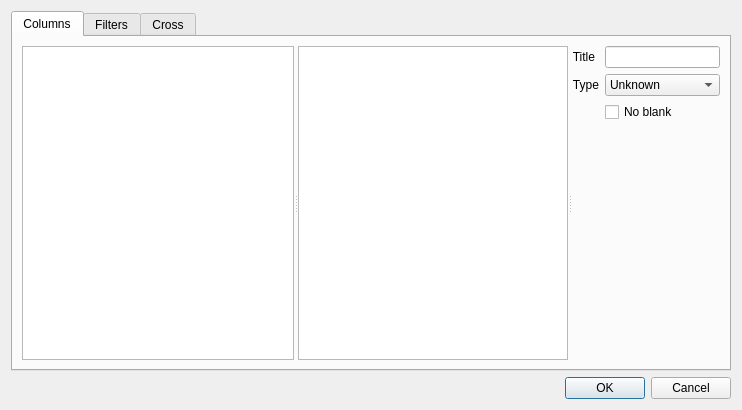
<?xml version="1.0" encoding="UTF-8"?>
<ui version="4.0">
 <class>ConfigDialog</class>
 <widget class="QDialog" name="ConfigDialog">
  <property name="geometry">
   <rect>
    <x>0</x>
    <y>0</y>
    <width>742</width>
    <height>410</height>
   </rect>
  </property>
  <property name="windowTitle">
   <string>ConfigDialog</string>
  </property>
  <layout class="QGridLayout" name="gridLayout_4">
   <item row="0" column="0">
    <widget class="QTabWidget" name="tabWidget">
     <property name="currentIndex">
      <number>0</number>
     </property>
     <widget class="QWidget" name="tabColumns">
      <attribute name="title">
       <string>Columns</string>
      </attribute>
      <layout class="QVBoxLayout" name="verticalLayout">
       <item>
        <widget class="QSplitter" name="splitter_2">
         <property name="orientation">
          <enum>Qt::Horizontal</enum>
         </property>
         <widget class="QListView" name="listViewColumns"/>
         <widget class="QSplitter" name="splitter">
          <property name="orientation">
           <enum>Qt::Horizontal</enum>
          </property>
          <widget class="QListView" name="listViewValues"/>
          <widget class="QWidget" name="layoutWidget">
           <layout class="QFormLayout" name="formLayout">
            <item row="0" column="0">
             <widget class="QLabel" name="labelTitle">
              <property name="text">
               <string>Title</string>
              </property>
              <property name="alignment">
               <set>Qt::AlignRight|Qt::AlignTrailing|Qt::AlignVCenter</set>
              </property>
             </widget>
            </item>
            <item row="0" column="1">
             <widget class="QLineEdit" name="lineEditColumnsTitle"/>
            </item>
            <item row="1" column="0">
             <widget class="QLabel" name="labelType">
              <property name="text">
               <string>Type</string>
              </property>
              <property name="alignment">
               <set>Qt::AlignRight|Qt::AlignTrailing|Qt::AlignVCenter</set>
              </property>
             </widget>
            </item>
            <item row="1" column="1">
             <widget class="QComboBox" name="comboBoxColumnsType">
              <item>
               <property name="text">
                <string>Unknown</string>
               </property>
              </item>
              <item>
               <property name="text">
                <string>Single</string>
               </property>
              </item>
              <item>
               <property name="text">
                <string>Multiple</string>
               </property>
              </item>
             </widget>
            </item>
            <item row="2" column="1">
             <widget class="QCheckBox" name="checkBoxColumnsNoBlank">
              <property name="text">
               <string>No blank</string>
              </property>
             </widget>
            </item>
           </layout>
          </widget>
         </widget>
        </widget>
       </item>
      </layout>
     </widget>
     <widget class="QWidget" name="tabFilters">
      <attribute name="title">
       <string>Filters</string>
      </attribute>
      <layout class="QGridLayout" name="gridLayout">
       <item row="1" column="1">
        <widget class="QPushButton" name="pushButtonFiltersEdit">
         <property name="text">
          <string>Edit</string>
         </property>
        </widget>
       </item>
       <item row="0" column="1">
        <widget class="QPushButton" name="pushButtonFiltersNew">
         <property name="text">
          <string>New</string>
         </property>
        </widget>
       </item>
       <item row="2" column="1">
        <widget class="QPushButton" name="pushButtonFiltersRemove">
         <property name="text">
          <string>Remove</string>
         </property>
        </widget>
       </item>
       <item row="3" column="1">
        <spacer name="verticalSpacerFilters">
         <property name="orientation">
          <enum>Qt::Vertical</enum>
         </property>
         <property name="sizeHint" stdset="0">
          <size>
           <width>20</width>
           <height>40</height>
          </size>
         </property>
        </spacer>
       </item>
       <item row="0" column="0" rowspan="4">
        <widget class="QListView" name="listViewFilters"/>
       </item>
      </layout>
     </widget>
     <widget class="QWidget" name="tabCross">
      <attribute name="title">
       <string>Cross</string>
      </attribute>
      <layout class="QVBoxLayout" name="verticalLayout_3">
       <item>
        <widget class="QTabWidget" name="tabWidgetCross">
         <property name="currentIndex">
          <number>0</number>
         </property>
         <widget class="QWidget" name="tabCrossKeys">
          <attribute name="title">
           <string>Keys</string>
          </attribute>
          <layout class="QGridLayout" name="gridLayout_2">
           <item row="0" column="1">
            <widget class="QPushButton" name="pushButtonCrossKeysNew">
             <property name="text">
              <string>New</string>
             </property>
            </widget>
           </item>
           <item row="1" column="1">
            <widget class="QPushButton" name="pushButtonCrossKeysEdit">
             <property name="text">
              <string>Edit</string>
             </property>
            </widget>
           </item>
           <item row="2" column="1">
            <widget class="QPushButton" name="pushButtonCrossKeysRemove">
             <property name="text">
              <string>Remove</string>
             </property>
            </widget>
           </item>
           <item row="5" column="1">
            <widget class="QPushButton" name="pushButtonCrossKeysFromList">
             <property name="text">
              <string>From list</string>
             </property>
            </widget>
           </item>
           <item row="0" column="0" rowspan="6">
            <widget class="QListView" name="listViewCrossKeys"/>
           </item>
           <item row="3" column="1" rowspan="2">
            <spacer name="verticalSpacerCrosskeys">
             <property name="orientation">
              <enum>Qt::Vertical</enum>
             </property>
             <property name="sizeHint" stdset="0">
              <size>
               <width>20</width>
               <height>73</height>
              </size>
             </property>
            </spacer>
           </item>
          </layout>
         </widget>
         <widget class="QWidget" name="tabCrossTargets">
          <attribute name="title">
           <string>Targets</string>
          </attribute>
          <layout class="QGridLayout" name="gridLayout_3">
           <item row="0" column="0" rowspan="6">
            <widget class="QListView" name="listViewCrossTargets"/>
           </item>
           <item row="0" column="1">
            <widget class="QPushButton" name="pushButtonCrossTargetsNew">
             <property name="text">
              <string>New</string>
             </property>
            </widget>
           </item>
           <item row="2" column="1">
            <widget class="QPushButton" name="pushButtonCrossTargetsRemove">
             <property name="text">
              <string>Remove</string>
             </property>
            </widget>
           </item>
           <item row="1" column="1">
            <widget class="QPushButton" name="pushButtonCrossTargetsEdit">
             <property name="text">
              <string>Edit</string>
             </property>
            </widget>
           </item>
           <item row="5" column="1">
            <widget class="QPushButton" name="pushButtonCrossTargetsFromList">
             <property name="text">
              <string>From list</string>
             </property>
            </widget>
           </item>
           <item row="3" column="1" rowspan="2">
            <spacer name="verticalSpacerCrossTargets">
             <property name="orientation">
              <enum>Qt::Vertical</enum>
             </property>
             <property name="sizeHint" stdset="0">
              <size>
               <width>20</width>
               <height>73</height>
              </size>
             </property>
            </spacer>
           </item>
          </layout>
         </widget>
        </widget>
       </item>
      </layout>
     </widget>
    </widget>
   </item>
   <item row="1" column="0">
    <widget class="QDialogButtonBox" name="buttonBox">
     <property name="orientation">
      <enum>Qt::Horizontal</enum>
     </property>
     <property name="standardButtons">
      <set>QDialogButtonBox::Cancel|QDialogButtonBox::Ok</set>
     </property>
    </widget>
   </item>
  </layout>
 </widget>
 <resources/>
 <connections>
  <connection>
   <sender>buttonBox</sender>
   <signal>accepted()</signal>
   <receiver>ConfigDialog</receiver>
   <slot>accept()</slot>
   <hints>
    <hint type="sourcelabel">
     <x>248</x>
     <y>254</y>
    </hint>
    <hint type="destinationlabel">
     <x>157</x>
     <y>274</y>
    </hint>
   </hints>
  </connection>
  <connection>
   <sender>buttonBox</sender>
   <signal>rejected()</signal>
   <receiver>ConfigDialog</receiver>
   <slot>reject()</slot>
   <hints>
    <hint type="sourcelabel">
     <x>316</x>
     <y>260</y>
    </hint>
    <hint type="destinationlabel">
     <x>286</x>
     <y>274</y>
    </hint>
   </hints>
  </connection>
 </connections>
</ui>
